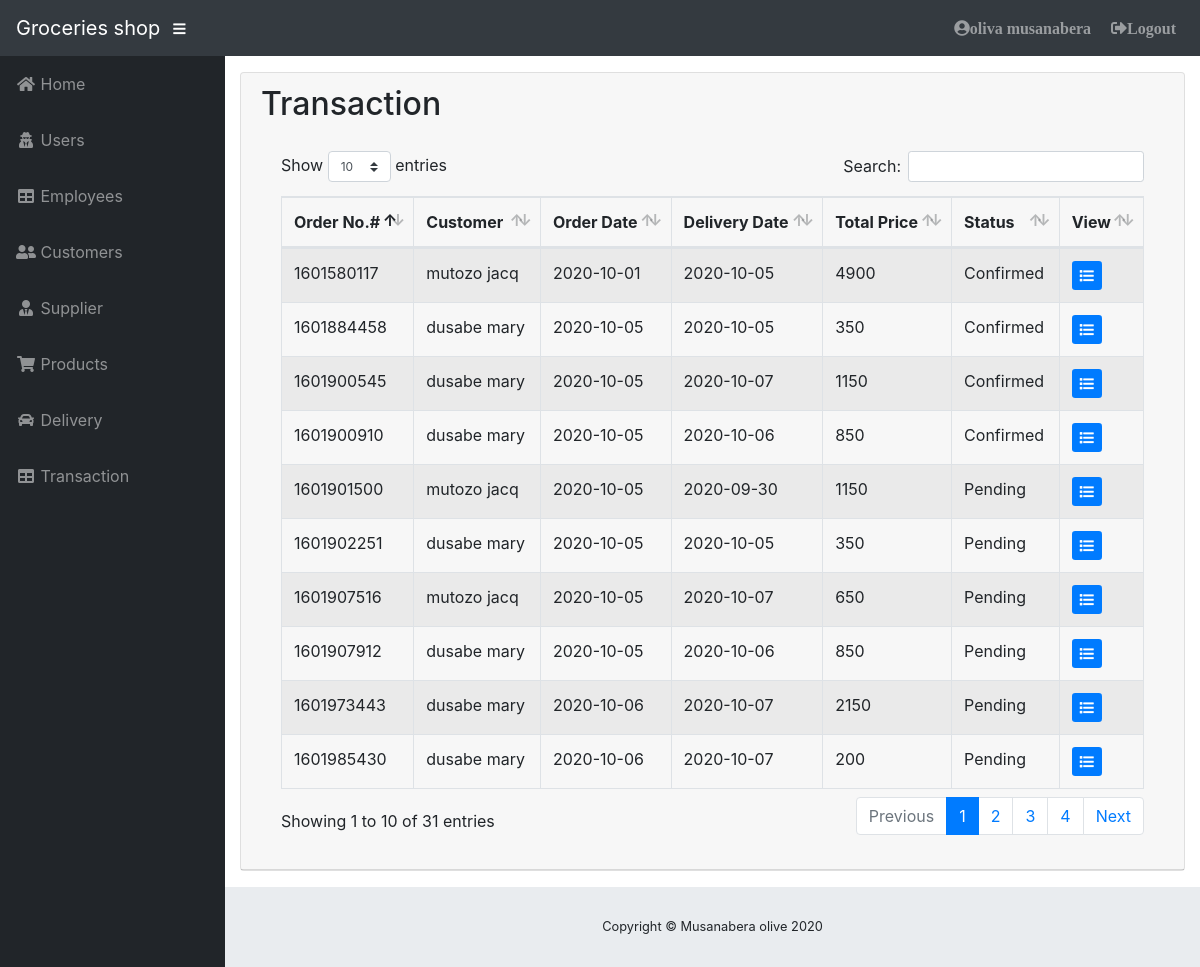
The app's page /admin/detail.php (signed in) with its own data.
### tables this page shows
CREATE TABLE `tbltransacdetail` (
  `detail_id` int(11) NOT NULL,
  `transac_code` int(11) NOT NULL,
  `date` datetime(6) NOT NULL,
  `customer_id` int(11) NOT NULL,
  `deliveryfee` int(11) NOT NULL,
  `pay_met` varchar(30) NOT NULL,
  `totalprice` int(11) NOT NULL,
  `status` varchar(200) NOT NULL,
  `remarks` text NOT NULL,
  `delivery_date` datetime(6) NOT NULL,
  `delivery_address` text NOT NULL
);

### admin/detail.php (the view, shortened to what this page needs)
<?php
if(!isset($_SESSION["userid"])){
 header("Location: login.php");
}else{
include('../includes/connection.php');
include 'theme/header.php';
include 'theme/sidebar.php';
?>
          <div class="card mb-3">
            <div class="card-header">
              <h2>Transaction</h2>
            <div class="card-body">
              <div class="table-responsive">
                            <table class="table table-bordered table-hover table-striped" id="dataTable" width="100%" cellspacing="0">
                                <thead>
                                    <tr>
                                        <th>Order No.#</th>
                                        <th>Customer</th>
                                        <th>Order Date</th>
                                        <th>Delivery Date</th>
                                        <th>Total Price</th>
                                        <th>Status</th>
                                        <th>View</th>
                                    </tr>
                                </thead>
                                <tbody>
                                  <?php
                $query = 'SELECT *,concat(`C_FNAME`," ",`C_LNAME`)as name FROM tbltransacdetail a, tblcustomer b WHERE a.`customer_id`=b.`C_ID` ';
                    $result = mysqli_query($db, $query) or die (mysqli_error($db));
                        while ($row = mysqli_fetch_assoc($result)) {
                            echo '<tr>';
                            echo '<td>'. $row['transac_code'].'</td>';
                            echo '<td>'. $row['name'].'</td>';
                            echo '<td>'. substr($row['date'], 0, -16).'</td>';
                             echo '<td>'. substr($row['delivery_date'], 0, -16).'</td>';
                            echo '<td>'. $row['totalprice'].'</td>';
                            echo '<td>'. $row['status'].'</td>';
                            echo '<td><a title="View list Of Ordered" type="button" class="btn-sm btn-primary" href="detailtransac.php?id='. $row['transac_code'].'" ><i class="fa fa-list"></i> </a></td>';
                            echo '</tr> ';
                }
            ?>
                                </tbody>
                            </table>
                        </div>
            </div>
          </div>
        </div>
<?php include 'theme/footer.php'; }?>
<?php include 'addtransac.php'; ?>

### admin/css/sb-admin.css (style rules this page uses)
html { position: relative; min-height: 100%; }
body { height: 100%; }
:root { --input-padding-x: 0.75rem; --input-padding-y: 0.75rem; }

### records on screen
tbltransacdetail: transac_code "1601580117", name "mutozo jacq", date "2020-10-01", delivery_date "2020-10-05", totalprice "4900", status "Confirmed"
tbltransacdetail: transac_code "1601884458", name "dusabe mary", date "2020-10-05", delivery_date "2020-10-05", totalprice "350", status "Confirmed"
tbltransacdetail: transac_code "1601900545", name "dusabe mary", date "2020-10-05", delivery_date "2020-10-07", totalprice "1150", status "Confirmed"
tbltransacdetail: transac_code "1601900910", name "dusabe mary", date "2020-10-05", delivery_date "2020-10-06", totalprice "850", status "Confirmed"
tbltransacdetail: transac_code "1601901500", name "mutozo jacq", date "2020-10-05", delivery_date "2020-09-30", totalprice "1150", status "Pending"
tbltransacdetail: transac_code "1601902251", name "dusabe mary", date "2020-10-05", delivery_date "2020-10-05", totalprice "350", status "Pending"
tbltransacdetail: transac_code "1601907516", name "mutozo jacq", date "2020-10-05", delivery_date "2020-10-07", totalprice "650", status "Pending"
tbltransacdetail: transac_code "1601907912", name "dusabe mary", date "2020-10-05", delivery_date "2020-10-06", totalprice "850", status "Pending"
tbltransacdetail: transac_code "1601973443", name "dusabe mary", date "2020-10-06", delivery_date "2020-10-07", totalprice "2150", status "Pending"
tbltransacdetail: transac_code "1601985430", name "dusabe mary", date "2020-10-06", delivery_date "2020-10-07", totalprice "200", status "Pending"

### other values on screen
$_SESSION['fname'] "oliva"
$_SESSION['lname'] "musanabera"
